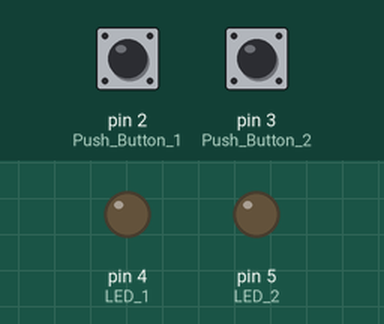
Simulated run of this sketch. Board: Arduino Uno, built with avr-gcc and run on an emulated ATmega328P. Shown: output pins drawn as LEDs (lit = HIGH). The inputs (shaded band) are chosen by the test bench; at power-on: pin 2 (Push_Button_1) LOW, pin 3 (Push_Button_2) LOW.

Above: at 1.2 s.
1.3 s: pin 2 (Push_Button_1) pulled HIGH for 0.15 s
At 2.5 s:
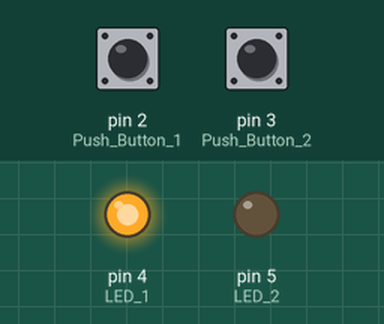
2.9 s: pin 3 (Push_Button_2) pulled HIGH for 0.15 s
At 3.7 s:
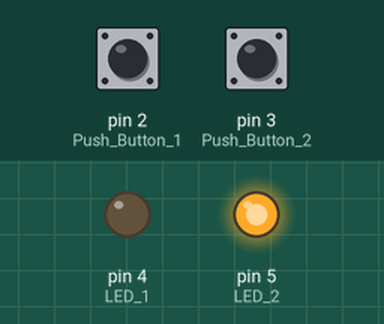
4.5 s: pin 2 (Push_Button_1) pulled HIGH for 1 s
At 4.9 s:
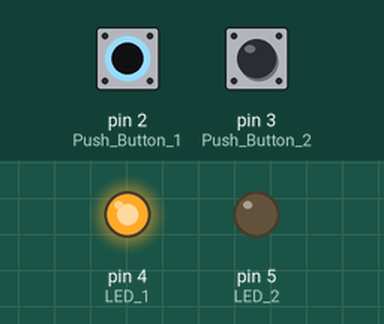
7.0 s: pin 3 (Push_Button_2) pulled HIGH for 1 s
At 8.0 s:
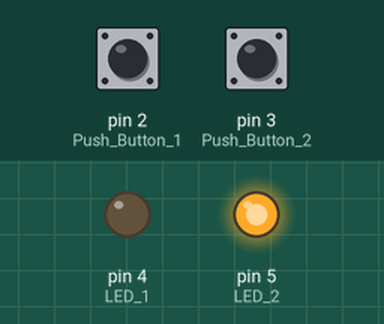
9.5 s: pin 2 (Push_Button_1) driven HIGH and pin 3 (Push_Button_2) driven HIGH
At 10.7 s:
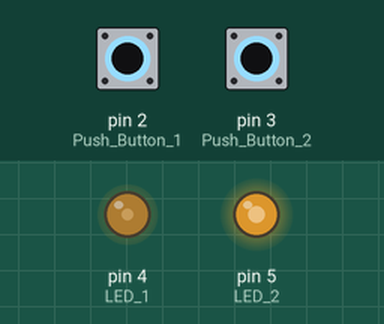
11.0 s: pin 2 (Push_Button_1) driven LOW
At 12.1 s:
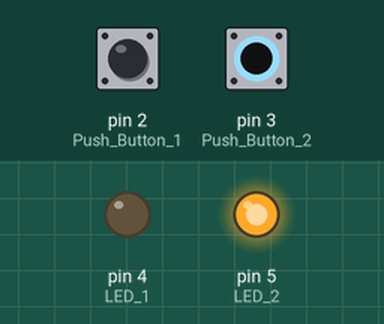
Timing chart, 0 to 13.5 s (numbered marks = the images above; inputs shaded):
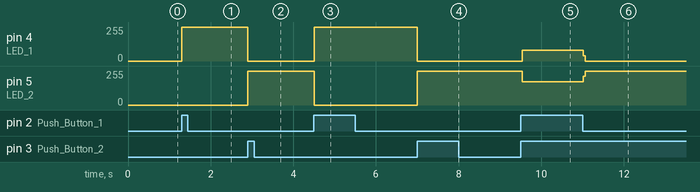

The sketch:

sketch_jan18c_Self_holding.ino
```cpp
int X;
int Y;

void setup() {
  pinMode(2,INPUT); //Push Button 1
  pinMode(3,INPUT);  //Push Button 2
  pinMode(4,OUTPUT);  //LED 1
  pinMode(5,OUTPUT);  //LED 2
}

void loop() {
  X=digitalRead(2);
  Y=digitalRead(3);

  if(X==1) {
    digitalWrite(4,1);
    digitalWrite(5,0);
  }

  if(Y==1) {
    digitalWrite(4,0);
    digitalWrite(5,1);
  }

}
```

Measured:
- after the input at 1.3 s, pin 4 (LED_1): 0/255 → 255/255 at once
- after the input at 2.9 s, pin 4 (LED_1): 255/255 → 0/255 at once; pin 5 (LED_2): 0/255 → 255/255 at once
- after the input at 4.5 s, pin 4 (LED_1): 0/255 → 255/255 at once; pin 5 (LED_2): 255/255 → 0/255 at once
- after the input at 7.0 s, pin 4 (LED_1): 255/255 → 0/255 at once; pin 5 (LED_2): 0/255 → 255/255 at once
- after the input at 9.5 s, pin 4 (LED_1): 0/255 → 79/255 at once; pin 5 (LED_2): 255/255 → 176/255 at once
- after the input at 11.0 s, pin 4 (LED_1): 79/255 → 0/255 at once; pin 5 (LED_2): 176/255 → 255/255 at once
